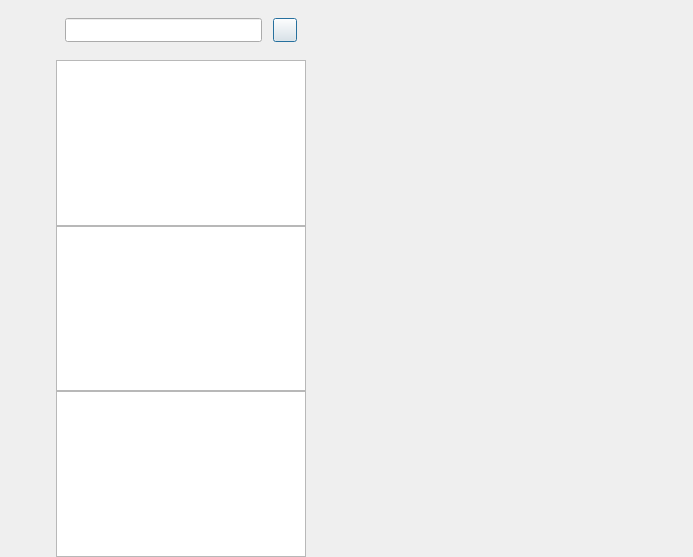
<?xml version="1.0" encoding="UTF-8"?>
<ui version="4.0">
 <class>ChatDialog</class>
 <widget class="QDialog" name="ChatDialog">
  <property name="geometry">
   <rect>
    <x>0</x>
    <y>0</y>
    <width>693</width>
    <height>557</height>
   </rect>
  </property>
  <property name="windowTitle">
   <string>Dialog</string>
  </property>
  <layout class="QHBoxLayout" name="horizontalLayout">
   <property name="spacing">
    <number>0</number>
   </property>
   <property name="leftMargin">
    <number>0</number>
   </property>
   <property name="topMargin">
    <number>0</number>
   </property>
   <property name="rightMargin">
    <number>0</number>
   </property>
   <property name="bottomMargin">
    <number>0</number>
   </property>
   <item>
    <widget class="QWidget" name="side_bar" native="true">
     <property name="sizePolicy">
      <sizepolicy hsizetype="Fixed" vsizetype="Expanding">
       <horstretch>0</horstretch>
       <verstretch>0</verstretch>
      </sizepolicy>
     </property>
     <property name="minimumSize">
      <size>
       <width>56</width>
       <height>0</height>
      </size>
     </property>
     <property name="maximumSize">
      <size>
       <width>56</width>
       <height>16777215</height>
      </size>
     </property>
     <layout class="QVBoxLayout" name="verticalLayout_4">
      <property name="spacing">
       <number>30</number>
      </property>
      <property name="leftMargin">
       <number>10</number>
      </property>
      <property name="topMargin">
       <number>30</number>
      </property>
      <property name="rightMargin">
       <number>0</number>
      </property>
      <property name="bottomMargin">
       <number>0</number>
      </property>
      <item>
       <widget class="QWidget" name="widget_2" native="true">
        <property name="minimumSize">
         <size>
          <width>29</width>
          <height>29</height>
         </size>
        </property>
        <layout class="QVBoxLayout" name="verticalLayout_5">
         <property name="spacing">
          <number>30</number>
         </property>
         <property name="leftMargin">
          <number>0</number>
         </property>
         <property name="topMargin">
          <number>0</number>
         </property>
         <property name="rightMargin">
          <number>0</number>
         </property>
         <property name="bottomMargin">
          <number>0</number>
         </property>
         <item>
          <widget class="QLabel" name="side_head_lb">
           <property name="minimumSize">
            <size>
             <width>35</width>
             <height>35</height>
            </size>
           </property>
           <property name="maximumSize">
            <size>
             <width>35</width>
             <height>35</height>
            </size>
           </property>
           <property name="text">
            <string/>
           </property>
          </widget>
         </item>
         <item>
          <widget class="QWidget" name="side_chat_lb" native="true">
           <property name="minimumSize">
            <size>
             <width>30</width>
             <height>30</height>
            </size>
           </property>
           <property name="maximumSize">
            <size>
             <width>30</width>
             <height>30</height>
            </size>
           </property>
          </widget>
         </item>
         <item>
          <widget class="QWidget" name="side_contact_lb" native="true">
           <property name="minimumSize">
            <size>
             <width>30</width>
             <height>30</height>
            </size>
           </property>
           <property name="maximumSize">
            <size>
             <width>30</width>
             <height>30</height>
            </size>
           </property>
          </widget>
         </item>
        </layout>
       </widget>
      </item>
      <item>
       <widget class="QWidget" name="widget" native="true"/>
      </item>
      <item>
       <spacer name="verticalSpacer">
        <property name="orientation">
         <enum>Qt::Vertical</enum>
        </property>
        <property name="sizeHint" stdset="0">
         <size>
          <width>20</width>
          <height>40</height>
         </size>
        </property>
       </spacer>
      </item>
     </layout>
    </widget>
   </item>
   <item>
    <widget class="QWidget" name="chat_user_wid" native="true">
     <property name="sizePolicy">
      <sizepolicy hsizetype="Preferred" vsizetype="Expanding">
       <horstretch>0</horstretch>
       <verstretch>0</verstretch>
      </sizepolicy>
     </property>
     <property name="minimumSize">
      <size>
       <width>250</width>
       <height>0</height>
      </size>
     </property>
     <property name="maximumSize">
      <size>
       <width>250</width>
       <height>16777215</height>
      </size>
     </property>
     <layout class="QVBoxLayout" name="verticalLayout">
      <property name="spacing">
       <number>0</number>
      </property>
      <property name="leftMargin">
       <number>0</number>
      </property>
      <property name="topMargin">
       <number>0</number>
      </property>
      <property name="rightMargin">
       <number>0</number>
      </property>
      <property name="bottomMargin">
       <number>0</number>
      </property>
      <item>
       <widget class="QWidget" name="search_wid" native="true">
        <property name="minimumSize">
         <size>
          <width>0</width>
          <height>60</height>
         </size>
        </property>
        <property name="maximumSize">
         <size>
          <width>16777215</width>
          <height>60</height>
         </size>
        </property>
        <layout class="QHBoxLayout" name="horizontalLayout_2">
         <property name="spacing">
          <number>6</number>
         </property>
         <property name="leftMargin">
          <number>9</number>
         </property>
         <property name="topMargin">
          <number>9</number>
         </property>
         <property name="rightMargin">
          <number>9</number>
         </property>
         <property name="bottomMargin">
          <number>9</number>
         </property>
         <item>
          <widget class="CustomizeEdit" name="search_edit">
           <property name="minimumSize">
            <size>
             <width>0</width>
             <height>24</height>
            </size>
           </property>
           <property name="maximumSize">
            <size>
             <width>16777215</width>
             <height>24</height>
            </size>
           </property>
          </widget>
         </item>
         <item>
          <spacer name="horizontalSpacer">
           <property name="orientation">
            <enum>Qt::Horizontal</enum>
           </property>
           <property name="sizeType">
            <enum>QSizePolicy::Fixed</enum>
           </property>
           <property name="sizeHint" stdset="0">
            <size>
             <width>5</width>
             <height>20</height>
            </size>
           </property>
          </spacer>
         </item>
         <item>
          <widget class="ClickedBtn" name="add_btn">
           <property name="minimumSize">
            <size>
             <width>24</width>
             <height>24</height>
            </size>
           </property>
           <property name="maximumSize">
            <size>
             <width>24</width>
             <height>24</height>
            </size>
           </property>
           <property name="text">
            <string/>
           </property>
          </widget>
         </item>
        </layout>
       </widget>
      </item>
      <item>
       <widget class="QListWidget" name="search_list"/>
      </item>
      <item>
       <widget class="ChatUserList" name="chat_user_list">
        <property name="minimumSize">
         <size>
          <width>250</width>
          <height>0</height>
         </size>
        </property>
        <property name="maximumSize">
         <size>
          <width>250</width>
          <height>16777215</height>
         </size>
        </property>
       </widget>
      </item>
      <item>
       <widget class="QListWidget" name="con_user_list"/>
      </item>
     </layout>
    </widget>
   </item>
   <item>
    <widget class="QStackedWidget" name="stackedWidget">
     <property name="sizePolicy">
      <sizepolicy hsizetype="Preferred" vsizetype="Preferred">
       <horstretch>0</horstretch>
       <verstretch>0</verstretch>
      </sizepolicy>
     </property>
     <property name="minimumSize">
      <size>
       <width>50</width>
       <height>0</height>
      </size>
     </property>
     <property name="currentIndex">
      <number>1</number>
     </property>
     <widget class="QWidget" name="chat_page"/>
     <widget class="QWidget" name="friend_apply_page"/>
     <widget class="QWidget" name="friend_info_page"/>
    </widget>
   </item>
  </layout>
 </widget>
 <customwidgets>
  <customwidget>
   <class>CustomizeEdit</class>
   <extends>QLineEdit</extends>
   <header>customizeedit.h</header>
  </customwidget>
  <customwidget>
   <class>ClickedBtn</class>
   <extends>QPushButton</extends>
   <header>clickedbtn.h</header>
  </customwidget>
  <customwidget>
   <class>ChatUserList</class>
   <extends>QListWidget</extends>
   <header>chatuserlist.h</header>
  </customwidget>
 </customwidgets>
 <resources/>
 <connections/>
</ui>
